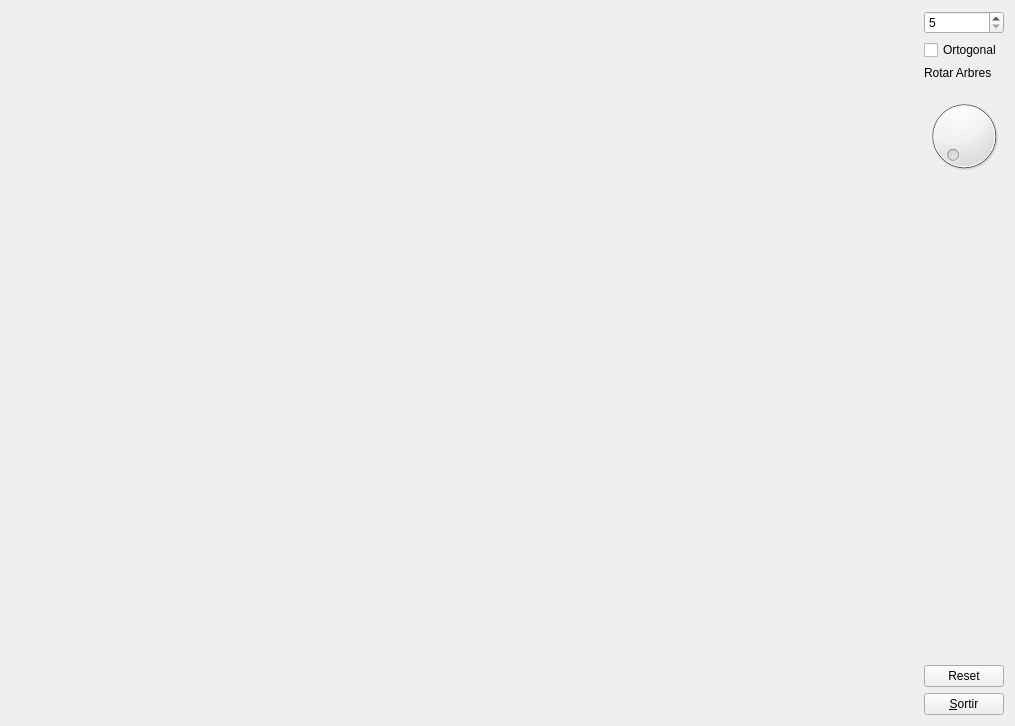
<?xml version="1.0" encoding="UTF-8"?>
<ui version="4.0">
 <class>MyForm</class>
 <widget class="QWidget" name="MyForm">
  <property name="geometry">
   <rect>
    <x>0</x>
    <y>0</y>
    <width>1015</width>
    <height>726</height>
   </rect>
  </property>
  <property name="windowTitle">
   <string>IDI-Lab</string>
  </property>
  <layout class="QHBoxLayout" name="horizontalLayout">
   <item>
    <widget class="MyGLWidget" name="widget" native="true">
     <property name="sizePolicy">
      <sizepolicy hsizetype="Expanding" vsizetype="Expanding">
       <horstretch>0</horstretch>
       <verstretch>0</verstretch>
      </sizepolicy>
     </property>
     <property name="focusPolicy">
      <enum>Qt::StrongFocus</enum>
     </property>
    </widget>
   </item>
   <item>
    <layout class="QVBoxLayout" name="verticalLayout">
     <item>
      <widget class="QSpinBox" name="spinBox">
       <property name="minimum">
        <number>5</number>
       </property>
       <property name="maximum">
        <number>30</number>
       </property>
      </widget>
     </item>
     <item>
      <widget class="QCheckBox" name="checkBox">
       <property name="text">
        <string>Ortogonal</string>
       </property>
      </widget>
     </item>
     <item>
      <widget class="QLabel" name="label">
       <property name="text">
        <string>Rotar Arbres</string>
       </property>
      </widget>
     </item>
     <item>
      <widget class="QDial" name="dial">
       <property name="maximum">
        <number>360</number>
       </property>
      </widget>
     </item>
     <item>
      <spacer name="verticalSpacer">
       <property name="orientation">
        <enum>Qt::Vertical</enum>
       </property>
       <property name="sizeHint" stdset="0">
        <size>
         <width>20</width>
         <height>40</height>
        </size>
       </property>
      </spacer>
     </item>
     <item>
      <widget class="QPushButton" name="pushButton_2">
       <property name="text">
        <string>Reset</string>
       </property>
      </widget>
     </item>
     <item>
      <widget class="QPushButton" name="pushButton">
       <property name="sizePolicy">
        <sizepolicy hsizetype="Fixed" vsizetype="Fixed">
         <horstretch>0</horstretch>
         <verstretch>0</verstretch>
        </sizepolicy>
       </property>
       <property name="focusPolicy">
        <enum>Qt::NoFocus</enum>
       </property>
       <property name="text">
        <string>&amp;Sortir</string>
       </property>
      </widget>
     </item>
    </layout>
   </item>
  </layout>
 </widget>
 <customwidgets>
  <customwidget>
   <class>MyGLWidget</class>
   <extends>QWidget</extends>
   <header>MyGLWidget.h</header>
   <container>1</container>
   <slots>
    <signal>resetArbresCheckBox(bool)</signal>
    <signal>setPlantaRadio(bool)</signal>
    <signal>setTerceraPersonaRadio(bool)</signal>
    <signal>mySignal(bool)</signal>
    <signal>mySignal2(int)</signal>
    <slot>showTrees(bool)</slot>
    <slot>resetCamera()</slot>
    <slot>changeCamera(int)</slot>
    <slot>createTrees(int)</slot>
    <slot>changeNumTrees(int)</slot>
    <slot>changePM()</slot>
    <slot>reset()</slot>
    <slot>rotateTrees(int)</slot>
    <slot>checkBox()</slot>
   </slots>
  </customwidget>
 </customwidgets>
 <resources/>
 <connections>
  <connection>
   <sender>pushButton</sender>
   <signal>clicked()</signal>
   <receiver>MyForm</receiver>
   <slot>close()</slot>
   <hints>
    <hint type="sourcelabel">
     <x>958</x>
     <y>713</y>
    </hint>
    <hint type="destinationlabel">
     <x>839</x>
     <y>529</y>
    </hint>
   </hints>
  </connection>
  <connection>
   <sender>spinBox</sender>
   <signal>valueChanged(int)</signal>
   <receiver>widget</receiver>
   <slot>changeNumTrees(int)</slot>
   <hints>
    <hint type="sourcelabel">
     <x>979</x>
     <y>31</y>
    </hint>
    <hint type="destinationlabel">
     <x>881</x>
     <y>103</y>
    </hint>
   </hints>
  </connection>
  <connection>
   <sender>checkBox</sender>
   <signal>clicked()</signal>
   <receiver>widget</receiver>
   <slot>changePM()</slot>
   <hints>
    <hint type="sourcelabel">
     <x>947</x>
     <y>51</y>
    </hint>
    <hint type="destinationlabel">
     <x>902</x>
     <y>155</y>
    </hint>
   </hints>
  </connection>
  <connection>
   <sender>pushButton_2</sender>
   <signal>clicked()</signal>
   <receiver>widget</receiver>
   <slot>reset()</slot>
   <hints>
    <hint type="sourcelabel">
     <x>972</x>
     <y>676</y>
    </hint>
    <hint type="destinationlabel">
     <x>898</x>
     <y>605</y>
    </hint>
   </hints>
  </connection>
  <connection>
   <sender>dial</sender>
   <signal>valueChanged(int)</signal>
   <receiver>widget</receiver>
   <slot>rotateTrees(int)</slot>
   <hints>
    <hint type="sourcelabel">
     <x>987</x>
     <y>183</y>
    </hint>
    <hint type="destinationlabel">
     <x>866</x>
     <y>333</y>
    </hint>
   </hints>
  </connection>
  <connection>
   <sender>widget</sender>
   <signal>mySignal(bool)</signal>
   <receiver>checkBox</receiver>
   <slot>setChecked(bool)</slot>
   <hints>
    <hint type="sourcelabel">
     <x>664</x>
     <y>270</y>
    </hint>
    <hint type="destinationlabel">
     <x>928</x>
     <y>63</y>
    </hint>
   </hints>
  </connection>
  <connection>
   <sender>widget</sender>
   <signal>mySignal2(int)</signal>
   <receiver>dial</receiver>
   <slot>setValue(int)</slot>
   <hints>
    <hint type="sourcelabel">
     <x>735</x>
     <y>257</y>
    </hint>
    <hint type="destinationlabel">
     <x>949</x>
     <y>177</y>
    </hint>
   </hints>
  </connection>
 </connections>
</ui>
